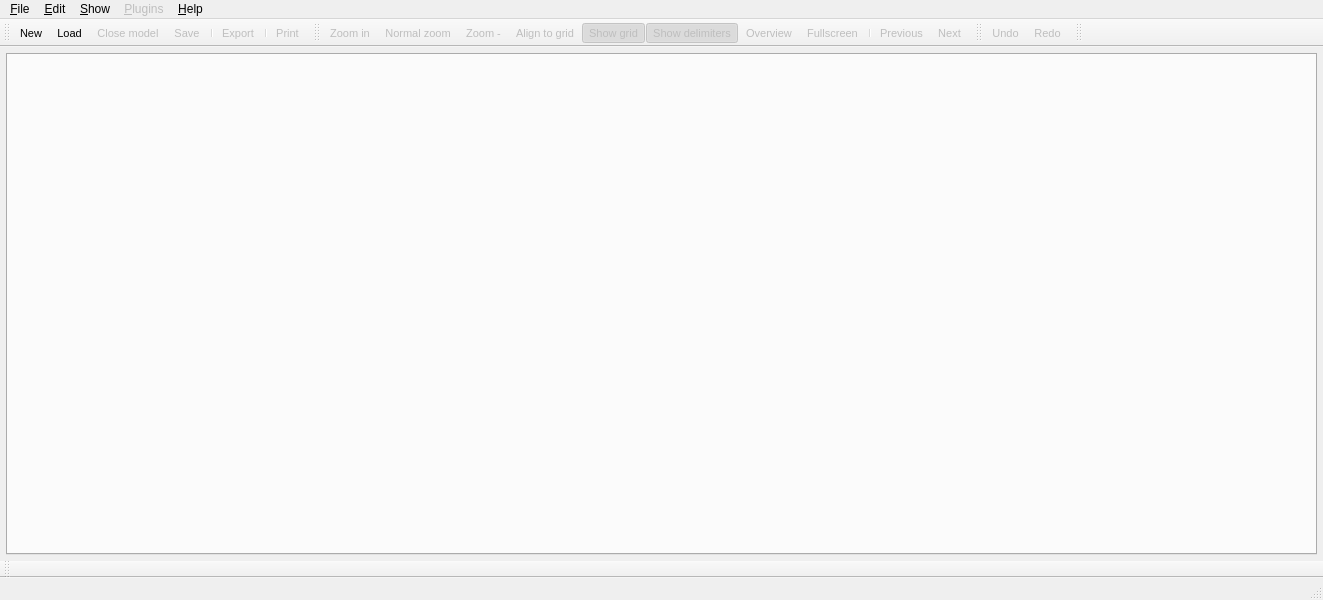
<?xml version="1.0" encoding="UTF-8"?>
<ui version="4.0">
 <class>FormPrincipal</class>
 <widget class="QMainWindow" name="FormPrincipal">
  <property name="windowModality">
   <enum>Qt::NonModal</enum>
  </property>
  <property name="geometry">
   <rect>
    <x>0</x>
    <y>0</y>
    <width>1323</width>
    <height>600</height>
   </rect>
  </property>
  <property name="minimumSize">
   <size>
    <width>800</width>
    <height>600</height>
   </size>
  </property>
  <property name="mouseTracking">
   <bool>true</bool>
  </property>
  <property name="windowTitle">
   <string>pgModeler - PostgreSQL Database Modeler</string>
  </property>
  <property name="windowIcon">
   <iconset resource="../res/resources.qrc">
    <normaloff>:/icones/icones/pgsqlModeler48x48.png</normaloff>:/icones/icones/pgsqlModeler48x48.png</iconset>
  </property>
  <property name="statusTip">
   <string/>
  </property>
  <property name="layoutDirection">
   <enum>Qt::LeftToRight</enum>
  </property>
  <property name="autoFillBackground">
   <bool>false</bool>
  </property>
  <property name="styleSheet">
   <string notr="true"/>
  </property>
  <property name="toolButtonStyle">
   <enum>Qt::ToolButtonTextOnly</enum>
  </property>
  <property name="animated">
   <bool>false</bool>
  </property>
  <property name="dockNestingEnabled">
   <bool>true</bool>
  </property>
  <widget class="QWidget" name="centralwidget">
   <layout class="QGridLayout" name="gridLayout">
    <property name="margin">
     <number>6</number>
    </property>
    <item row="0" column="0">
     <widget class="QTabWidget" name="modelos_tab">
      <property name="minimumSize">
       <size>
        <width>0</width>
        <height>0</height>
       </size>
      </property>
      <property name="mouseTracking">
       <bool>true</bool>
      </property>
      <property name="currentIndex">
       <number>-1</number>
      </property>
      <property name="documentMode">
       <bool>false</bool>
      </property>
      <property name="tabsClosable">
       <bool>true</bool>
      </property>
     </widget>
    </item>
   </layout>
  </widget>
  <widget class="QMenuBar" name="menu_principal_mb">
   <property name="enabled">
    <bool>true</bool>
   </property>
   <property name="geometry">
    <rect>
     <x>0</x>
     <y>0</y>
     <width>1323</width>
     <height>22</height>
    </rect>
   </property>
   <property name="defaultUp">
    <bool>false</bool>
   </property>
   <widget class="QMenu" name="menuArquivo">
    <property name="title">
     <string>&amp;File</string>
    </property>
    <addaction name="action_novo_modelo"/>
    <addaction name="action_carregar_modelo"/>
    <addaction name="action_fechar_modelo"/>
    <addaction name="action_salvar_modelo"/>
    <addaction name="action_salvar_como"/>
    <addaction name="action_salvar_tudo"/>
    <addaction name="separator"/>
    <addaction name="action_imprimir"/>
    <addaction name="separator"/>
    <addaction name="action_exportar"/>
    <addaction name="separator"/>
    <addaction name="action_sair"/>
   </widget>
   <widget class="QMenu" name="menuEditar">
    <property name="title">
     <string>&amp;Edit</string>
    </property>
    <addaction name="action_desfazer"/>
    <addaction name="action_refazer"/>
    <addaction name="separator"/>
    <addaction name="action_configuracoes"/>
    <addaction name="separator"/>
   </widget>
   <widget class="QMenu" name="menuSobre">
    <property name="title">
     <string>&amp;Help</string>
    </property>
    <addaction name="action_sobre"/>
   </widget>
   <widget class="QMenu" name="menuExibir">
    <property name="title">
     <string>&amp;Show</string>
    </property>
    <widget class="QMenu" name="menuFerramentas">
     <property name="title">
      <string>&amp;Tools</string>
     </property>
    </widget>
    <addaction name="action_exibir_grade"/>
    <addaction name="action_exibir_lim_paginas"/>
    <addaction name="action_tela_cheia"/>
    <addaction name="separator"/>
    <addaction name="action_zoom_normal"/>
    <addaction name="action_ampliar_zoom"/>
    <addaction name="action_diminuir_zoom"/>
    <addaction name="separator"/>
    <addaction name="menuFerramentas"/>
   </widget>
   <widget class="QMenu" name="menuPlugins">
    <property name="enabled">
     <bool>false</bool>
    </property>
    <property name="title">
     <string>&amp;Plugins</string>
    </property>
   </widget>
   <addaction name="menuArquivo"/>
   <addaction name="menuEditar"/>
   <addaction name="menuExibir"/>
   <addaction name="menuPlugins"/>
   <addaction name="menuSobre"/>
  </widget>
  <widget class="QStatusBar" name="statusbar"/>
  <widget class="QToolBar" name="arquivo_tb">
   <property name="font">
    <font>
     <pointsize>8</pointsize>
    </font>
   </property>
   <property name="windowTitle">
    <string>File</string>
   </property>
   <property name="iconSize">
    <size>
     <width>22</width>
     <height>22</height>
    </size>
   </property>
   <property name="toolButtonStyle">
    <enum>Qt::ToolButtonTextUnderIcon</enum>
   </property>
   <property name="floatable">
    <bool>false</bool>
   </property>
   <attribute name="toolBarArea">
    <enum>TopToolBarArea</enum>
   </attribute>
   <attribute name="toolBarBreak">
    <bool>false</bool>
   </attribute>
   <addaction name="action_novo_modelo"/>
   <addaction name="action_carregar_modelo"/>
   <addaction name="action_fechar_modelo"/>
   <addaction name="action_salvar_modelo"/>
   <addaction name="separator"/>
   <addaction name="action_exportar"/>
   <addaction name="separator"/>
   <addaction name="action_imprimir"/>
  </widget>
  <widget class="QToolBar" name="exibicao_tb">
   <property name="enabled">
    <bool>true</bool>
   </property>
   <property name="font">
    <font>
     <pointsize>8</pointsize>
    </font>
   </property>
   <property name="windowTitle">
    <string>View</string>
   </property>
   <property name="iconSize">
    <size>
     <width>22</width>
     <height>22</height>
    </size>
   </property>
   <property name="toolButtonStyle">
    <enum>Qt::ToolButtonTextUnderIcon</enum>
   </property>
   <attribute name="toolBarArea">
    <enum>TopToolBarArea</enum>
   </attribute>
   <attribute name="toolBarBreak">
    <bool>false</bool>
   </attribute>
   <addaction name="action_ampliar_zoom"/>
   <addaction name="action_zoom_normal"/>
   <addaction name="action_diminuir_zoom"/>
   <addaction name="action_alin_objs_grade"/>
   <addaction name="action_exibir_grade"/>
   <addaction name="action_exibir_lim_paginas"/>
   <addaction name="action_visao_geral"/>
   <addaction name="action_tela_cheia"/>
   <addaction name="separator"/>
   <addaction name="action_anterior"/>
   <addaction name="action_proximo"/>
  </widget>
  <widget class="QToolBar" name="edicao_tb">
   <property name="enabled">
    <bool>true</bool>
   </property>
   <property name="font">
    <font>
     <pointsize>8</pointsize>
    </font>
   </property>
   <property name="windowTitle">
    <string>Edit</string>
   </property>
   <property name="movable">
    <bool>true</bool>
   </property>
   <property name="iconSize">
    <size>
     <width>22</width>
     <height>22</height>
    </size>
   </property>
   <property name="toolButtonStyle">
    <enum>Qt::ToolButtonTextUnderIcon</enum>
   </property>
   <property name="floatable">
    <bool>false</bool>
   </property>
   <attribute name="toolBarArea">
    <enum>TopToolBarArea</enum>
   </attribute>
   <attribute name="toolBarBreak">
    <bool>false</bool>
   </attribute>
   <addaction name="action_desfazer"/>
   <addaction name="action_refazer"/>
  </widget>
  <widget class="QToolBar" name="modelo_tb">
   <property name="enabled">
    <bool>true</bool>
   </property>
   <property name="sizePolicy">
    <sizepolicy hsizetype="Minimum" vsizetype="Minimum">
     <horstretch>0</horstretch>
     <verstretch>0</verstretch>
    </sizepolicy>
   </property>
   <property name="font">
    <font>
     <pointsize>8</pointsize>
    </font>
   </property>
   <property name="windowTitle">
    <string>Model</string>
   </property>
   <property name="iconSize">
    <size>
     <width>22</width>
     <height>22</height>
    </size>
   </property>
   <property name="toolButtonStyle">
    <enum>Qt::ToolButtonTextUnderIcon</enum>
   </property>
   <property name="floatable">
    <bool>true</bool>
   </property>
   <attribute name="toolBarArea">
    <enum>BottomToolBarArea</enum>
   </attribute>
   <attribute name="toolBarBreak">
    <bool>false</bool>
   </attribute>
  </widget>
  <widget class="QToolBar" name="plugins_tb">
   <property name="enabled">
    <bool>false</bool>
   </property>
   <property name="font">
    <font>
     <pointsize>8</pointsize>
    </font>
   </property>
   <property name="windowTitle">
    <string>Plugins</string>
   </property>
   <property name="iconSize">
    <size>
     <width>22</width>
     <height>22</height>
    </size>
   </property>
   <property name="toolButtonStyle">
    <enum>Qt::ToolButtonTextUnderIcon</enum>
   </property>
   <attribute name="toolBarArea">
    <enum>TopToolBarArea</enum>
   </attribute>
   <attribute name="toolBarBreak">
    <bool>false</bool>
   </attribute>
  </widget>
  <action name="action_novo_modelo">
   <property name="icon">
    <iconset resource="../res/resources.qrc">
     <normaloff>:/icones/icones/novo.png</normaloff>:/icones/icones/novo.png</iconset>
   </property>
   <property name="text">
    <string>New</string>
   </property>
   <property name="shortcut">
    <string>Ctrl+N</string>
   </property>
  </action>
  <action name="action_salvar_modelo">
   <property name="enabled">
    <bool>false</bool>
   </property>
   <property name="icon">
    <iconset resource="../res/resources.qrc">
     <normaloff>:/icones/icones/salvar.png</normaloff>:/icones/icones/salvar.png</iconset>
   </property>
   <property name="text">
    <string>Save</string>
   </property>
   <property name="shortcut">
    <string>Ctrl+S</string>
   </property>
  </action>
  <action name="action_ampliar_zoom">
   <property name="enabled">
    <bool>false</bool>
   </property>
   <property name="icon">
    <iconset resource="../res/resources.qrc">
     <normaloff>:/icones/icones/zoom_mais.png</normaloff>:/icones/icones/zoom_mais.png</iconset>
   </property>
   <property name="text">
    <string>Zoom in</string>
   </property>
   <property name="toolTip">
    <string>Zoom in</string>
   </property>
   <property name="shortcut">
    <string>Ctrl+=</string>
   </property>
   <property name="menuRole">
    <enum>QAction::PreferencesRole</enum>
   </property>
   <property name="priority">
    <enum>QAction::HighPriority</enum>
   </property>
  </action>
  <action name="action_diminuir_zoom">
   <property name="enabled">
    <bool>false</bool>
   </property>
   <property name="icon">
    <iconset resource="../res/resources.qrc">
     <normaloff>:/icones/icones/zoom_menos.png</normaloff>:/icones/icones/zoom_menos.png</iconset>
   </property>
   <property name="text">
    <string>Zoom out</string>
   </property>
   <property name="iconText">
    <string>Zoom -</string>
   </property>
   <property name="toolTip">
    <string>Zoom out</string>
   </property>
   <property name="shortcut">
    <string>Ctrl+-</string>
   </property>
  </action>
  <action name="action_carregar_modelo">
   <property name="icon">
    <iconset resource="../res/resources.qrc">
     <normaloff>:/icones/icones/abrir.png</normaloff>:/icones/icones/abrir.png</iconset>
   </property>
   <property name="text">
    <string>Load</string>
   </property>
   <property name="shortcut">
    <string>Ctrl+O</string>
   </property>
  </action>
  <action name="action_proximo">
   <property name="enabled">
    <bool>false</bool>
   </property>
   <property name="icon">
    <iconset resource="../res/resources.qrc">
     <normaloff>:/icones/icones/proximo.png</normaloff>:/icones/icones/proximo.png</iconset>
   </property>
   <property name="text">
    <string>Next</string>
   </property>
   <property name="toolTip">
    <string>Next</string>
   </property>
  </action>
  <action name="action_anterior">
   <property name="enabled">
    <bool>false</bool>
   </property>
   <property name="icon">
    <iconset resource="../res/resources.qrc">
     <normaloff>:/icones/icones/anterior.png</normaloff>:/icones/icones/anterior.png</iconset>
   </property>
   <property name="text">
    <string>Previous</string>
   </property>
   <property name="toolTip">
    <string>Previous</string>
   </property>
  </action>
  <action name="action_salvar_como">
   <property name="enabled">
    <bool>false</bool>
   </property>
   <property name="icon">
    <iconset resource="../res/resources.qrc">
     <normaloff>:/icones/icones/salvar_como.png</normaloff>:/icones/icones/salvar_como.png</iconset>
   </property>
   <property name="text">
    <string>Save as</string>
   </property>
  </action>
  <action name="action_sair">
   <property name="icon">
    <iconset resource="../res/resources.qrc">
     <normaloff>:/icones/icones/sair.png</normaloff>:/icones/icones/sair.png</iconset>
   </property>
   <property name="text">
    <string>Exit</string>
   </property>
   <property name="shortcut">
    <string>Ctrl+Q</string>
   </property>
   <property name="menuRole">
    <enum>QAction::QuitRole</enum>
   </property>
  </action>
  <action name="action_sobre">
   <property name="icon">
    <iconset resource="../res/resources.qrc">
     <normaloff>:/icones/icones/pgsqlModeler48x48.png</normaloff>:/icones/icones/pgsqlModeler48x48.png</iconset>
   </property>
   <property name="text">
    <string>About pgModeler</string>
   </property>
   <property name="shortcut">
    <string>F1</string>
   </property>
  </action>
  <action name="action_imprimir">
   <property name="enabled">
    <bool>false</bool>
   </property>
   <property name="icon">
    <iconset resource="../res/resources.qrc">
     <normaloff>:/icones/icones/imprimir.png</normaloff>:/icones/icones/imprimir.png</iconset>
   </property>
   <property name="text">
    <string>Print</string>
   </property>
   <property name="shortcut">
    <string>Ctrl+P</string>
   </property>
  </action>
  <action name="action_desfazer">
   <property name="enabled">
    <bool>false</bool>
   </property>
   <property name="icon">
    <iconset resource="../res/resources.qrc">
     <normaloff>:/icones/icones/desfazer.png</normaloff>:/icones/icones/desfazer.png</iconset>
   </property>
   <property name="text">
    <string>Undo</string>
   </property>
   <property name="shortcut">
    <string>Ctrl+Z</string>
   </property>
  </action>
  <action name="action_refazer">
   <property name="enabled">
    <bool>false</bool>
   </property>
   <property name="icon">
    <iconset resource="../res/resources.qrc">
     <normaloff>:/icones/icones/refazer.png</normaloff>:/icones/icones/refazer.png</iconset>
   </property>
   <property name="text">
    <string>Redo</string>
   </property>
   <property name="shortcut">
    <string>Ctrl+Y</string>
   </property>
  </action>
  <action name="action_exportar">
   <property name="enabled">
    <bool>false</bool>
   </property>
   <property name="icon">
    <iconset resource="../res/resources.qrc">
     <normaloff>:/icones/icones/exportar.png</normaloff>:/icones/icones/exportar.png</iconset>
   </property>
   <property name="text">
    <string>Export</string>
   </property>
   <property name="shortcut">
    <string>Ctrl+Shift+S</string>
   </property>
  </action>
  <action name="action_exibir_grade">
   <property name="checkable">
    <bool>true</bool>
   </property>
   <property name="checked">
    <bool>true</bool>
   </property>
   <property name="enabled">
    <bool>false</bool>
   </property>
   <property name="icon">
    <iconset resource="../res/resources.qrc">
     <normaloff>:/icones/icones/grade.png</normaloff>:/icones/icones/grade.png</iconset>
   </property>
   <property name="text">
    <string>Show grid</string>
   </property>
   <property name="iconText">
    <string>Show grid</string>
   </property>
   <property name="shortcut">
    <string>Ctrl+G</string>
   </property>
  </action>
  <action name="action_fechar_modelo">
   <property name="enabled">
    <bool>false</bool>
   </property>
   <property name="icon">
    <iconset resource="../res/resources.qrc">
     <normaloff>:/icones/icones/fechar.png</normaloff>:/icones/icones/fechar.png</iconset>
   </property>
   <property name="text">
    <string>Close model</string>
   </property>
   <property name="shortcut">
    <string>Ctrl+W</string>
   </property>
  </action>
  <action name="action_zoom_normal">
   <property name="enabled">
    <bool>false</bool>
   </property>
   <property name="icon">
    <iconset resource="../res/resources.qrc">
     <normaloff>:/icones/icones/zoom_normal.png</normaloff>:/icones/icones/zoom_normal.png</iconset>
   </property>
   <property name="text">
    <string>Normal zoom</string>
   </property>
   <property name="shortcut">
    <string>Ctrl+0</string>
   </property>
  </action>
  <action name="action_alin_objs_grade">
   <property name="checkable">
    <bool>true</bool>
   </property>
   <property name="checked">
    <bool>false</bool>
   </property>
   <property name="enabled">
    <bool>false</bool>
   </property>
   <property name="icon">
    <iconset resource="../res/resources.qrc">
     <normaloff>:/icones/icones/alinhargrade.png</normaloff>:/icones/icones/alinhargrade.png</iconset>
   </property>
   <property name="text">
    <string>Align to grid</string>
   </property>
   <property name="toolTip">
    <string>Align objects position to grid</string>
   </property>
  </action>
  <action name="action_tela_cheia">
   <property name="checkable">
    <bool>true</bool>
   </property>
   <property name="enabled">
    <bool>false</bool>
   </property>
   <property name="icon">
    <iconset resource="../res/resources.qrc">
     <normaloff>:/icones/icones/telacheia.png</normaloff>:/icones/icones/telacheia.png</iconset>
   </property>
   <property name="text">
    <string>Fullscreen</string>
   </property>
   <property name="toolTip">
    <string>Show the model on fullscreen mode</string>
   </property>
   <property name="shortcut">
    <string>F11</string>
   </property>
  </action>
  <action name="action_exibir_lim_paginas">
   <property name="checkable">
    <bool>true</bool>
   </property>
   <property name="checked">
    <bool>true</bool>
   </property>
   <property name="enabled">
    <bool>false</bool>
   </property>
   <property name="icon">
    <iconset resource="../res/resources.qrc">
     <normaloff>:/icones/icones/exibirlimpag.png</normaloff>:/icones/icones/exibirlimpag.png</iconset>
   </property>
   <property name="text">
    <string>Show delimiters</string>
   </property>
   <property name="toolTip">
    <string>Show the page delimiters</string>
   </property>
   <property name="shortcut">
    <string>Ctrl+L</string>
   </property>
  </action>
  <action name="action_configuracoes">
   <property name="icon">
    <iconset resource="../res/resources.qrc">
     <normaloff>:/icones/icones/config.png</normaloff>:/icones/icones/config.png</iconset>
   </property>
   <property name="text">
    <string>Configurations</string>
   </property>
  </action>
  <action name="actionWidgets">
   <property name="text">
    <string>Widgets</string>
   </property>
  </action>
  <action name="action_salvar_tudo">
   <property name="text">
    <string>Save all</string>
   </property>
  </action>
  <action name="action_visao_geral">
   <property name="checkable">
    <bool>true</bool>
   </property>
   <property name="enabled">
    <bool>false</bool>
   </property>
   <property name="icon">
    <iconset resource="../res/resources.qrc">
     <normaloff>:/icones/icones/visaogeral.png</normaloff>:/icones/icones/visaogeral.png</iconset>
   </property>
   <property name="text">
    <string>Overview</string>
   </property>
   <property name="toolTip">
    <string>Show the model overview</string>
   </property>
  </action>
 </widget>
 <resources>
  <include location="../res/resources.qrc"/>
 </resources>
 <connections/>
</ui>
